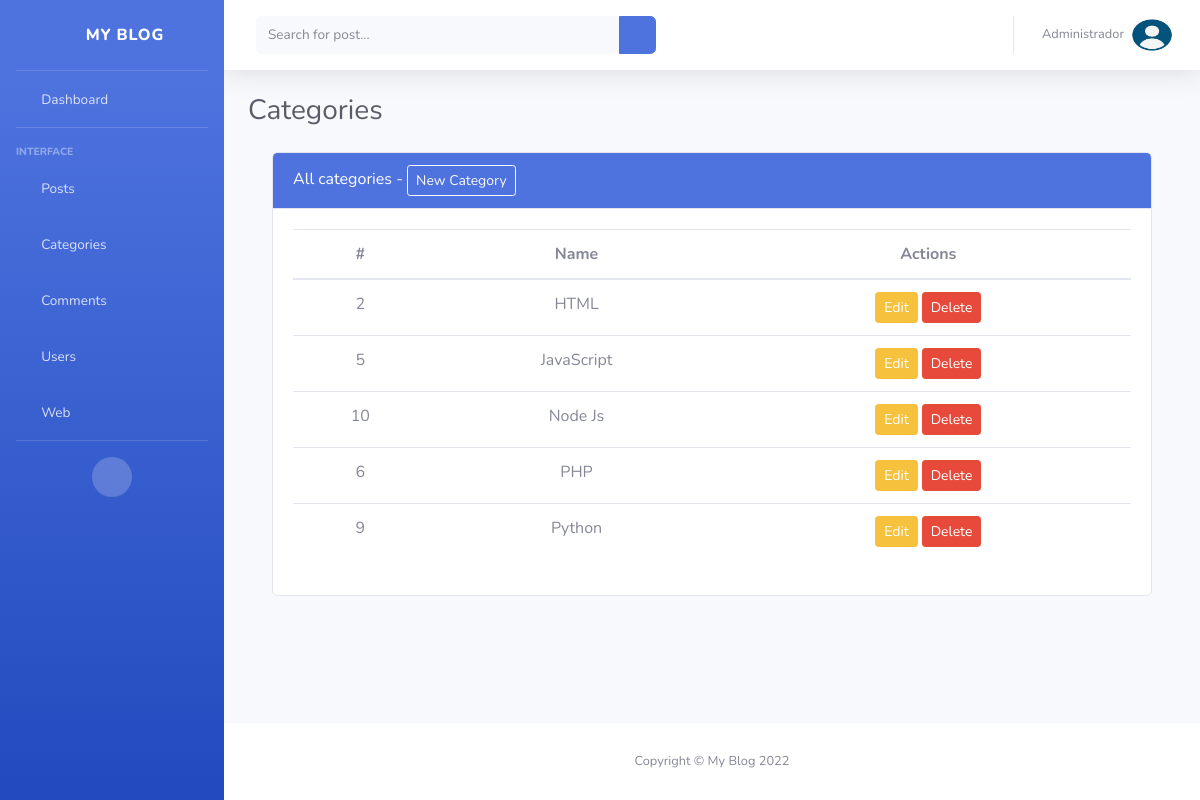
Screenshot of /public/categories/index.php (signed in) with the database file from the repository.
### tables this page shows
CREATE TABLE `category` (
  `category_id` int(11) NOT NULL,
  `category_name` varchar(255) DEFAULT NULL
);

### DAO/CategoryDAO.php (called while the page is built, shortened)
<?php
require_once("ConnectionDAO.php");
class CategoryDAO
{
    private $table = "category";
    private  $conn;
    public function __construct()
    {
        $this->conn = new ConnectionDAO();
        $this->conn = $this->conn->connect();
    }
    public function getAll()
    {
        try {
            $stmt = $this->conn->prepare("SELECT * FROM $this->table ORDER BY category_name ASC");
            $stmt->execute();
            $result = $stmt->fetchAll(PDO::FETCH_OBJ);
            return $result;
        } catch (PDOException $e) {
            print($e->getMessage());
            die();
        }
    }
}

### DAO/ConnectionDAO.php (called while the page is built)
<?php
class ConnectionDAO
{
    private $host = "localhost";
    private $dbname = "blog";
    private $user = "root";
    private $pass = "";
    private $charset = "utf8";
    private $conn;
    public function connect()
    {
        if (!isset($this->conn)) {
            $dsn = "mysql:host=" . $this->host . ";dbname=" . $this->dbname . ";charset=" . $this->charset;
            $options = [
                PDO::ATTR_PERSISTENT => true,
                PDO::ATTR_ERRMODE => PDO::ERRMODE_EXCEPTION
            ];
            try {
                $this->conn = new PDO($dsn, $this->user, $this->pass, $options);
            } catch (PDOException $e) {
                print($e->getMessage());
                die();
            }
        }
       return $this->conn;
    }
}

### public/categories/index.php (the view, shortened to what this page needs)
<!DOCTYPE html>
<html lang="es">
<head>
    <?php require_once("../inc/links.php"); ?>
</head>
<body id="page-top">
    <div id="wrapper">
        <?php require_once("../inc/menu.php"); ?>
        <div class="container-fluid">
            <h1 class="h3 mb-4 text-gray-800">Categories</h1>
            <div class="container">
                <div class="row">
                    <div class="col-md-12">
                        <div class="card">
                            <div class="card-header bg-primary text-white">
                                All categories - <a href="<?= BASE_URL; ?>/public/categories/form.php" class="btn btn-outline-light btn-sm">New Category</a>
                            </div>
                            <div class="card-body">
                                <table class="table text-center">
                                    <thead>
                                        <tr>
                                            <th>#</th>
                                            <th>Name</th>
                                            <th>Actions</th>
                                        </tr>
                                    </thead>
                                    <tbody>
                                        <?
                                        require_once("../../DAO/CategoryDAO.php");
                                        $obj = new CategoryDAO();
                                        foreach ($obj->getAll() as $value) {
                                        ?>
                                            <tr>
                                                <td><?=$value->category_id;?></td>
                                                <td><?=$value->category_name;?></td>
                                                <td>
                                                    <a href="./form.php?id=<?=$value->category_id;?>" class="btn btn-warning btn-sm" title="Edit">Edit</a>
                                                    <a href="../../control/CategoryControl.php?action=delete&id=<?=$value->category_id;?>" class="btn btn-danger btn-sm" title="Delete">Delete</a>
                                                </td>
                                            </tr>
                                        <? } ?>
                                    </tbody>
                                </table>
                            </div>
                        </div>
                    </div>
                </div>
            </div>
        </div>
    </div>
    <?php require_once("../inc/footer.php"); ?>
</body>
</html>

### public/inc/links.php (shortened to what this page needs)
<link href="<?= BASE_URL; ?>/assets/css/sb-admin-2.min.css" rel="stylesheet">

### public/inc/menu.php (shortened to what this page needs)
<ul class="navbar-nav bg-gradient-primary sidebar sidebar-dark accordion" id="accordionSidebar">
    <a class="sidebar-brand d-flex align-items-center justify-content-center" href="<?=BASE_URL;?>/public/dashboard/">
        <div class="sidebar-brand-icon">
            <i class="fas fa-blog"></i>
        </div>
        <div class="sidebar-brand-text mx-2"><?=WEB_NAME;?></div>
    </a>
    <hr class="sidebar-divider my-0">
    <li class="nav-item">
        <a class="nav-link" href="<?=BASE_URL;?>/public/dashboard/">
            <i class="fas fa-fw fa-tachometer-alt"></i>
            <span>Dashboard</span></a>
    </li>
    <hr class="sidebar-divider">
    <div class="sidebar-heading">
        Interface
    </div>
    <li class="nav-item">
        <a class="nav-link collapsed" href="#" data-toggle="collapse" data-target="#collapsePosts" aria-expanded="true" aria-controls="collapsePosts">
            <i class="fas fa-fw fa-newspaper"></i>
            <span>Posts</span>
        </a>
    </li>
    <li class="nav-item">
        <a class="nav-link collapsed" href="#" data-toggle="collapse" data-target="#collapseCategories" aria-expanded="true" aria-controls="collapseCategories">
            <i class="fas fa-fw fa-tags"></i>
            <span>Categories</span>
        </a>
    </li>
    <li class="nav-item">
        <a class="nav-link collapsed" href="#" data-toggle="collapse" data-target="#collapseComments" aria-expanded="true" aria-controls="collapseComments">
            <i class="fas fa-fw fa-comments"></i>
            <span>Comments</span>
        </a>
    </li>
     <li class="nav-item">
        <a class="nav-link collapsed" href="#" data-toggle="collapse" data-target="#collapseUsers" aria-expanded="true" aria-controls="collapseUsers">
            <i class="fas fa-fw fa-users"></i>
            <span>Users</span>
        </a>
    </li>
    <li class="nav-item">
        <a class="nav-link" href="<?=BASE_URL;?>">
            <i class="fas fa-fw fa-globe"></i>
            <span>Web</span></a>
    </li>
    <hr class="sidebar-divider d-none d-md-block">
    <div class="text-center d-none d-md-inline">
        <button class="rounded-circle border-0" id="sidebarToggle"></button>
    </div>
</ul>
<div id="content-wrapper" class="d-flex flex-column">
    <div id="content">
        <nav class="navbar navbar-expand navbar-light bg-white topbar mb-4 static-top shadow">
            <form class="d-none d-sm-inline-block form-inline mr-auto ml-md-3 my-2 my-md-0 mw-100 navbar-search" action="" method="POST">
                <div class="input-group">
                    <input type="text" class="form-control bg-light border-0 small" placeholder="Search for post..." aria-label="Search" aria-describedby="basic-addon2">
                    <div class="input-group-append">
                        <button class="btn btn-primary" type="submit">
                            <i class="fas fa-search fa-sm"></i>
                        </button>
                    </div>
                </div>
            </form>
            <ul class="navbar-nav ml-auto">
                <li class="nav-item dropdown no-arrow">
                    <a class="nav-link dropdown-toggle" href="#" id="userDropdown" role="button" data-toggle="dropdown" aria-haspopup="true" aria-expanded="false">
                        <span class="mr-2 d-none d-lg-inline text-gray-600 small"><?=$_SESSION['user']->user_name?></span>
                        <img class="img-profile rounded-circle" src="<?= BASE_URL; ?>/assets/img/users/<?=$_SESSION['user']->user_image?>">
                    </a>
                </li>
            </ul>
        </nav>

### public/inc/footer.php (shortened to what this page needs)
<footer class="sticky-footer bg-white">
    <div class="container my-auto">
        <div class="copyright text-center my-auto">
            <span>Copyright &copy; <?=WEB_NAME.' '.date('Y');?></span>
        </div>
    </div>
</footer>
</div>
</div>

### public/inc/links.php (style rules this page uses)
.img-profile { width: 40px !important; }

### rows the page displays
category: category_id "2", category_name "HTML"
category: category_id "5", category_name "JavaScript"
category: category_id "10", category_name "Node Js"
category: category_id "6", category_name "PHP"
category: category_id "9", category_name "Python"

### other values shown
WEB_NAME "MY BLOG"
$_SESSION['user']->user_name "Administrador"
WEB_NAME "My Blog"
